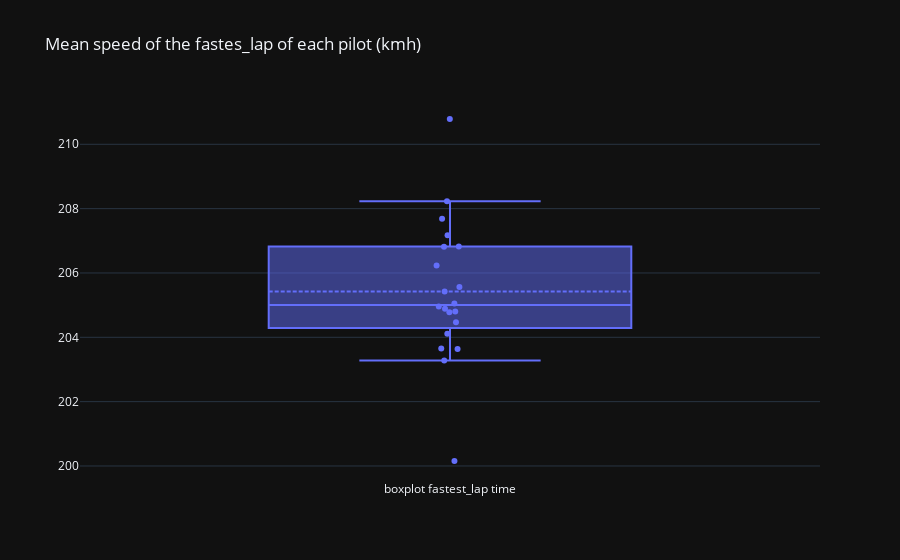

Source (notebook cell):
### Code cell
fig = go.Figure(layout=go.Layout(title="Mean speed of the fastes_lap of each pilot (kmh)", template="plotly_dark"))
fig.add_trace(go.Box(y=last_gp["avg_speed"], name="boxplot fastest_lap time", boxpoints="all", jitter=0.1, pointpos=0, boxmean=True, text=last_gp["pilot"]))

### Figure 1 — Plotly figure (JSON) as saved in the notebook; plotly's stock layout.template omitted (floating-point values rounded to 4 significant figures)
{"data": [{"boxmean": true, "boxpoints": "all", "jitter": 0.1, "name": "boxplot fastest_lap time", "pointpos": 0, "text": ["ver", "alo", "ham", "lec", "sai", "per", "alb", "oco", "str", "bot", "pia", "gas", "nor", "tsu", "hul", "zho", "mag", "dev", "rus", "sar"], "type": "box", "y": [207.7, 207.2, 208.2, 206.8, 206.8, 210.8, 204.1, 204.5, 205.1, 204.9, 205.0, 205.4, 205.6, 204.8, 203.3, 203.7, 206.2, 204.8, 203.6, 200.2]}], "layout": {"title": {"text": "Mean speed of the fastes_lap of each pilot (kmh)"}}}
